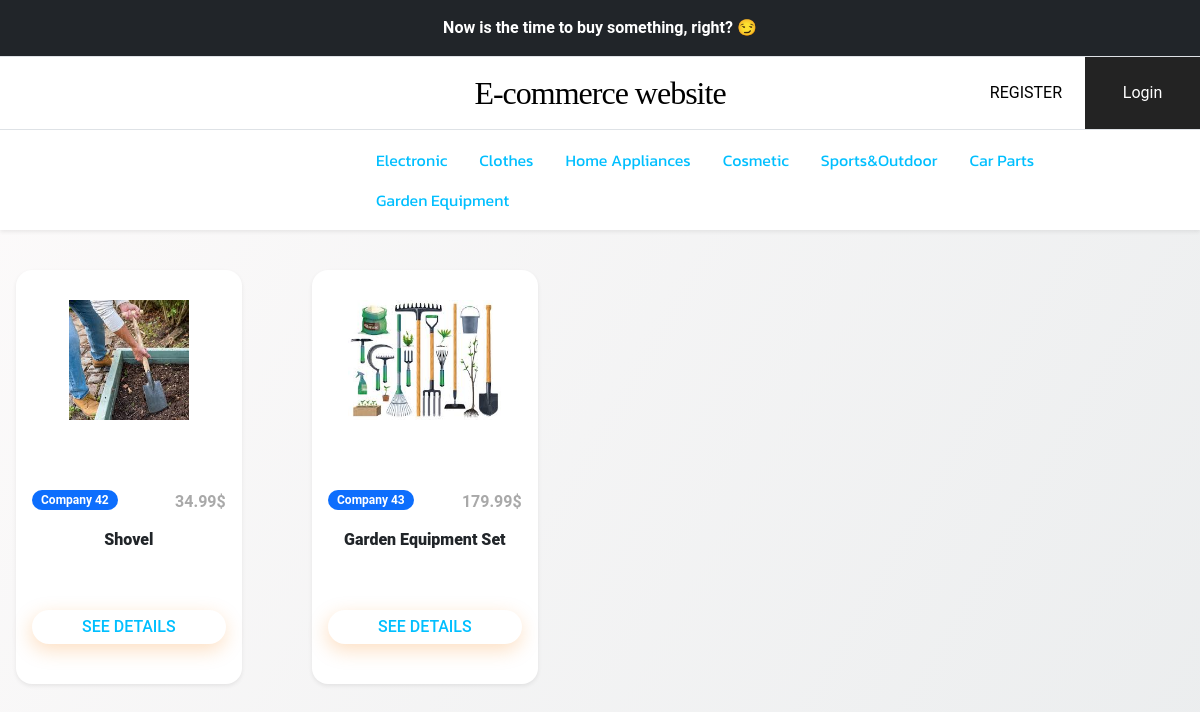
The app's page /gardenequipment/ with its own data.
### ecommerceapp/models.py (models this page shows, shortened)
class ProductsOnSale(models.Model):
    companyname = models.CharField(max_length=50)
    productType = models.CharField(max_length=30)
    productName = models.CharField(max_length=100)
    productPrice = models.FloatField()
    productdescription = models.CharField(max_length=800)
    creationDate = models.DateTimeField(auto_now_add= True)
    product_image = models.FileField(blank=True)

### ecommerceapp/views.py (the view)
# urls.py: path('gardenequipment/', views.garden_equipment_page, name="gardenequipment"),
def garden_equipment_page(request):
    garden_equipment_items = models.ProductsOnSale.objects.filter(Q(productType="Gardan Equipment")).all()
    garden_equipment_items_dict={"garden_equipment_items": garden_equipment_items}
    return render(request,'ecommerceapp/gardenequipment.html', context=garden_equipment_items_dict)

### ecommerceapp/templates/ecommerceapp/gardenequipment.html (shortened to what this page needs)
{% extends "base.html" %}
{% block content %}
<main>
    <div class="container-fluid bg-transparent my-4 p-3" >
        <div class="row row-cols-1 row-cols-sm-2 row-cols-md-4 g-3">
            {% for item in garden_equipment_items %}
            <div class="col">
                <div class="card h-100 shadow-sm">
                    <figure class="mb-4">
                        <img src="{{item.product_image.url}}" class="card-img-top" alt="...">
                    </figure>
                    <div class="card-body">
                        <div class="clearfix mb-3">
                            <span class="float-start badge rounded-pill bg-primary">{{item.companyname}}</span>
                            <span class="float-end price-hp">{{item.productPrice}}&dollar;</span>
                        </div>
                        <h5 class="card-title text-center">{{item.productName}}</h5>
                        <div class="text-center my-4">
                            <a href="/detail/{{item.pk}}" class="btn btn-warning">See Details</a>
                        </div>
                    </div>
                </div>
            </div>
            {% endfor %}
        </div>
    </div>
</main>
{% endblock %}

### templates/base.html (style rules this page uses)
a:link { color: deepskyblue; background-color: transparent; text-decoration: none; }
.badge { padding-left: 9px; padding-right: 9px; -webkit-border-radius: 9px; -moz-border-radius: 9px; border-radius: 9px; }

### ecommerceapp/templates/ecommerceapp/gardenequipment.html (style rules this page uses)
.card { display:inline-block; }
:root { --font1: 'Heebo', sans-serif;--font2: 'Fira Sans Extra Condensed', sans-serif;--font3: 'Roboto', sans-serif }
body { font-family: var(--font3);background-image: linear-gradient(120deg, #fdfbfb 0%, #ebedee 100%) }
.container-fluid { max-width: 1400px; }
.card { background: #fff;box-shadow: 0 6px 10px rgba(0, 0, 0, .08), 0 0 6px rgba(0, 0, 0, .05);transition: .3s transform cubic-bezier(.155, 1.105, .295, 1.12), .3s box-shadow, .3s -webkit-transform cubic-bezier(.155, 1.105, .295, 1.12);border: 0;border-radius: 1rem }
.card-img, .card-img-top { border-top-left-radius: calc(1rem - 1px);border-top-right-radius: calc(1rem - 1px) }
.card h5 { overflow: hidden;height: 56px;font-weight: 900;font-size: 1rem }
.card-img-top { width: 100%;max-height: 180px;object-fit: contain;padding: 30px }
.btn { font-size: 1rem;font-weight: 500;text-transform: uppercase;padding: 5px 50px 5px 50px }
.btn-warning { background: none #f7810a;color: #ffffff;fill: #ffffff;border: none;text-decoration: none;outline: 0;box-shadow: -1px 6px 19px rgba(247, 129, 10, 0.25);border-radius: 100px }
.price-hp { font-size: 1rem;font-weight: 600;color: darkgray }

### records on screen
ProductsOnSale: product_image (picture), companyname "Company 42", productPrice "34.99", productName "Shovel"
ProductsOnSale: product_image (picture), companyname "Company 43", productPrice "179.99", productName "Garden Equipment Set"
